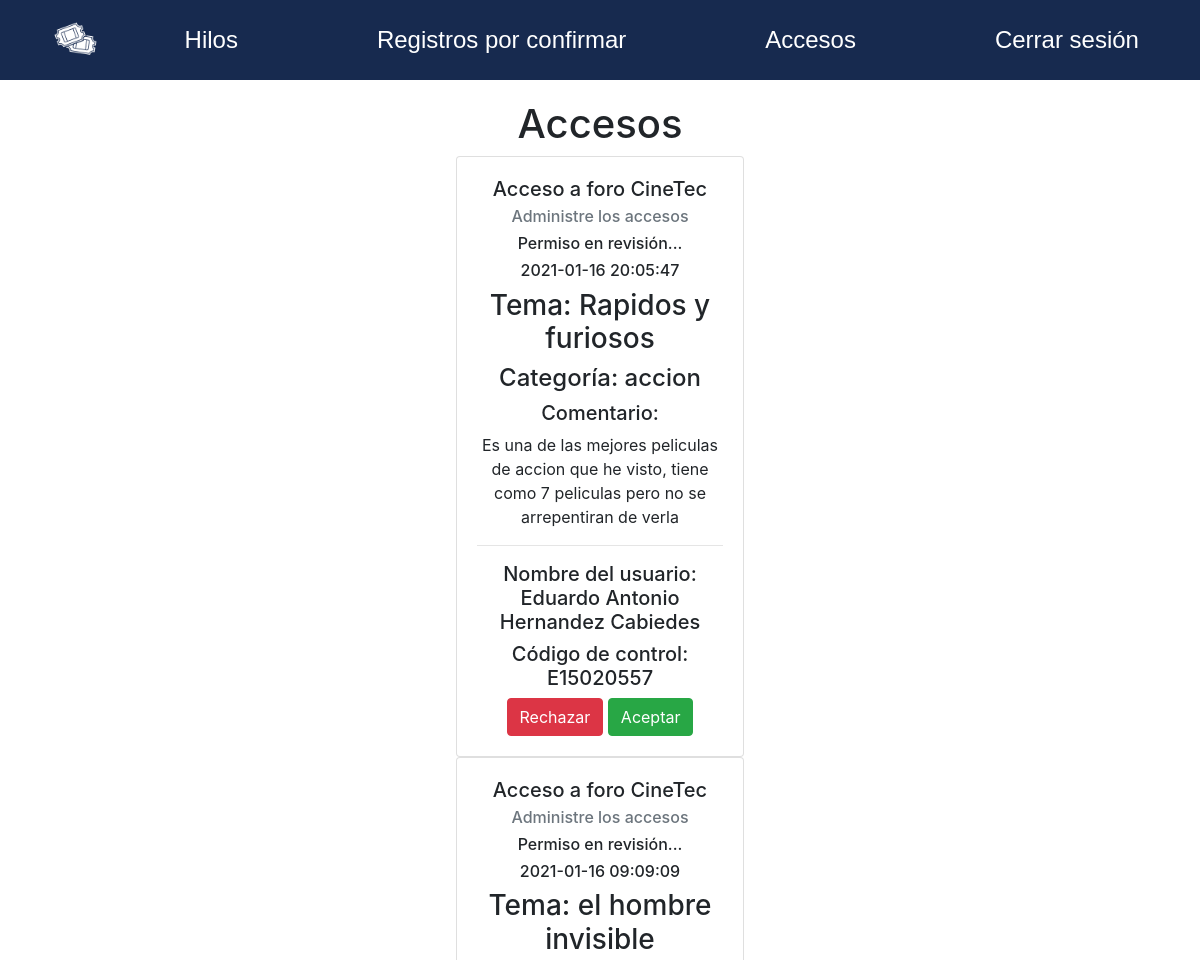
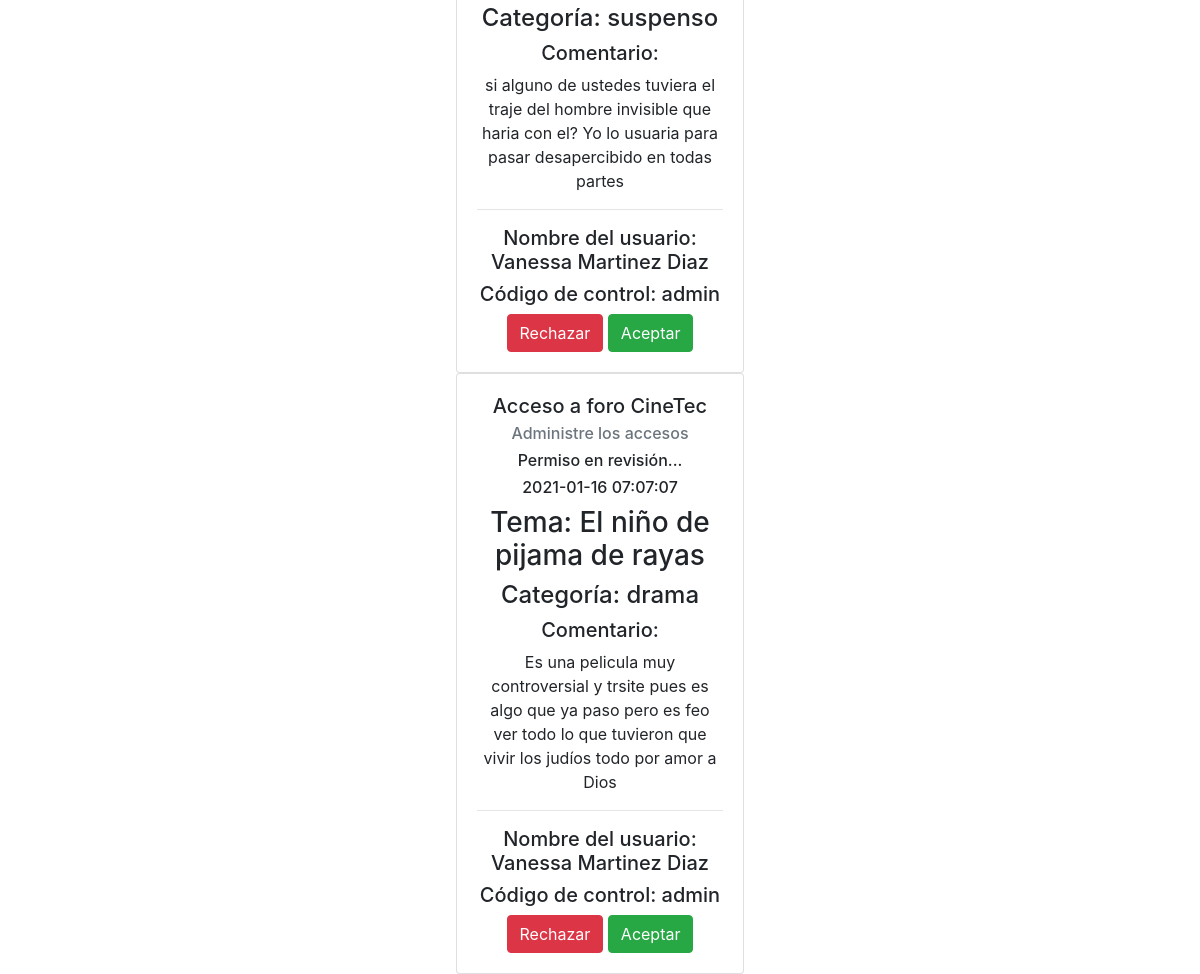
The app's page /administrador/accesos.php with its own data (2 pictures, top to bottom).
### tables this page shows
CREATE TABLE `foros` (
  `idforo` int(11) NOT NULL,
  `titulo` varchar(50) NOT NULL,
  `descripcion` varchar(255) NOT NULL,
  `datatime` timestamp NOT NULL DEFAULT current_timestamp() ON UPDATE current_timestamp(),
  `idnumcontrol` varchar(9) NOT NULL,
  `estatus` varchar(15) NOT NULL,
  `clasificacion` varchar(32) NOT NULL,
  `permiso` varchar(20) NOT NULL
);

CREATE TABLE `usuarios` (
  `numcontrol` varchar(9) NOT NULL,
  `nombres` varchar(30) NOT NULL,
  `apellidos` varchar(60) NOT NULL,
  `correo` varchar(100) NOT NULL,
  `clave` varchar(50) NOT NULL,
  `estatus` tinyint(1) NOT NULL
);

### administrador/accesos.php (the view, shortened to what this page needs)
<?php
    include_once "includes/header.php";
    include_once "menu.php";
?>
<div class="container mt-5">
<div class="row justify-content-center">
</div>
</div>
<div class="container mt-5">
<center>
<h1>Accesos</h1>
</center>
<?php
    include "bd/conexion.php";
    $query = mysqli_query($conn,"SELECT u.numcontrol, u.nombres ,u.apellidos,f.titulo,f.descripcion,f.datatime,f.clasificacion,f.permiso,f.idforo FROM foros AS f INNER JOIN usuarios AS u ON u.numcontrol = f.idnumcontrol WHERE f.permiso = 'pendiente' AND (f.estatus = 'abierto' OR f.estatus = 'cerrado')");
    $result = mysqli_num_rows($query);
    if($result > 0){
        while($data = mysqli_fetch_array($query)){
        ?>
        <center>
       <div class="card text-center" style="width: 18rem;">
       <div class="card-body">
       <h5 class="card-title">Acceso a foro CineTec</h5>
       <h6 class="card-subtitle mb-2 text-muted">Administre los accesos</h6>
            <p class="float-bottom h6"><span>Permiso en revisión...</span></p>
            <p class="float-bottom h6"><?php echo $data['datatime']?> </p>
            <p class="h3">Tema:  <?php echo $data['titulo']?></p>
            <p class="h4">Categoría:  <?php echo $data['clasificacion']?></p>
            <p class="h5"> Comentario:</p>
            <p class=""><?php echo $data['descripcion']?></p>
            <hr>
            <p class="h5">Nombre del usuario: <?php echo $data['nombres']?>  <?php echo $data['apellidos']?></p>
            <p class="h5">Código de control: <?php echo $data['numcontrol']?></p>
        <div class="">
        <a class="btn btn-danger" href="rechazar2.php?id=<?php echo $data['idforo']; ?>"role="button">Rechazar</a>
        <a class="btn btn-success" href="aceptado2.php?id=<?php echo $data['idforo']; ?>"role="button">Aceptar</a>
  </div>
</div>
</div>
</center>
    <?php
    }
}
?>
</div>
<?php
require_once "includes/footer.php";
?>

### records on screen
foros: datatime "2021-01-16 20:05:47", titulo "Rapidos y furiosos", clasificacion "accion", descripcion "Es una de las mejores peliculas de accion que he visto, tiene como 7 peliculas pero no se arrepentiran de verla", idnumcontrol.nombres "Eduardo Antonio", idnumcontrol.apellidos "Hernandez Cabiedes", idnumcontrol.numcontrol "E15020557"
foros: datatime "2021-01-16 09:09:09", titulo "el hombre invisible", clasificacion "suspenso", descripcion "si alguno de ustedes tuviera el traje del hombre invisible que haria con el? Yo lo usuaria para pasar desapercibido en todas partes", idnumcontrol.nombres "Vanessa", idnumcontrol.apellidos "Martinez Diaz", idnumcontrol.numcontrol "admin"
foros: datatime "2021-01-16 07:07:07", titulo "El niño de pijama de rayas", clasificacion "drama", descripcion "Es una pelicula muy controversial y trsite pues es algo que ya paso pero es feo ver todo lo que tuvieron que vivir los judíos todo por amor a Dios", idnumcontrol.nombres "Vanessa", idnumcontrol.apellidos "Martinez Diaz", idnumcontrol.numcontrol "admin"
